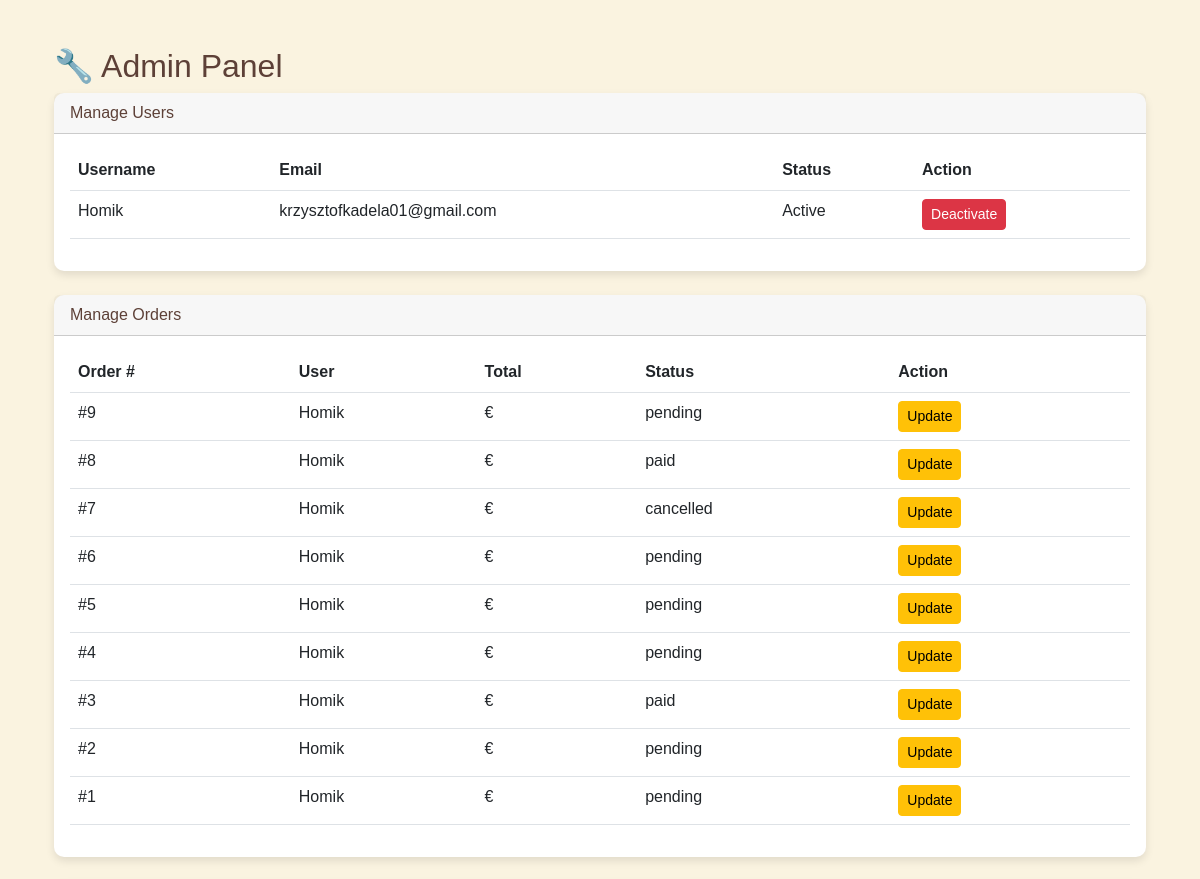
Page /users/profile/ (signed in, middle part) on the earlier database version.
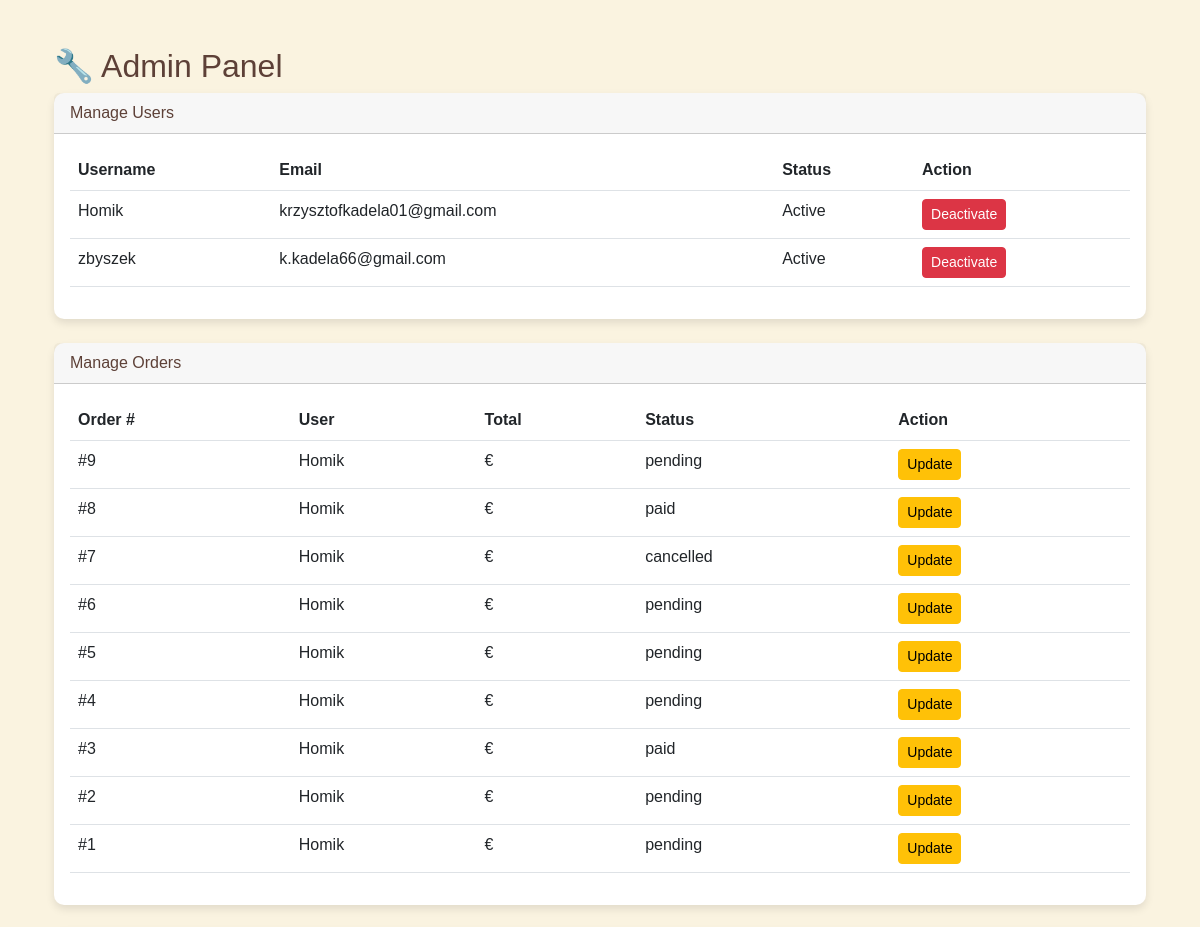
Same page on the later database version.
### users/models.py (models this page shows, shortened)
class CustomUser(AbstractUser):
    stripe_customer_id = models.CharField(max_length=50, blank=True, null=True, unique=True)
    shipping_full_name = models.CharField(max_length=100, blank=True, null=True)
    shipping_phone = models.CharField(max_length=20, blank=True, null=True)
    shipping_street_address1 = models.CharField(max_length=255, blank=True, null=True)
    shipping_street_address2 = models.CharField(max_length=255, blank=True, null=True)
    shipping_city = models.CharField(max_length=100, blank=True, null=True)
    shipping_postcode = models.CharField(max_length=20, blank=True, null=True)
    shipping_country = CountryField(blank_label="Select country", blank=True, null=True)
    billing_full_name = models.CharField(max_length=100, blank=True, null=True)
    billing_phone = models.CharField(max_length=20, blank=True, null=True)
    billing_street_address1 = models.CharField(max_length=255, blank=True, null=True)
    billing_street_address2 = models.CharField(max_length=255, blank=True, null=True)
    billing_city = models.CharField(max_length=100, blank=True, null=True)
    billing_postcode = models.CharField(max_length=20, blank=True, null=True)
    billing_country = CountryField(blank_label="Select country", blank=True, null=True)

### orders/models.py (models this page shows, shortened)
class Order(models.Model):
    ORDER_STATUS = [
        ("pending", "Pending"),
        ("paid", "Paid"),
        ("shipped", "Shipped"),
        ("delivered", "Delivered"),
        ("cancelled", "Cancelled"),
    ]
    user = models.ForeignKey(
        settings.AUTH_USER_MODEL,
        on_delete=models.SET_NULL,
        null=True,
        blank=True,
        related_name="orders"
    )
    order_number = models.CharField(max_length=32, null=False, editable=False, unique=True)
    full_name = models.CharField(max_length=50)
    email = models.EmailField(max_length=254)
    phone_number = models.CharField(max_length=20)
    country = models.CharField(max_length=40)
    postcode = models.CharField(max_length=20, null=True, blank=True)
    town_or_city = models.CharField(max_length=40)
    street_address1 = models.CharField(max_length=80)
    street_address2 = models.CharField(max_length=80, null=True, blank=True)
    county = models.CharField(max_length=80, null=True, blank=True)
    billing_full_name = models.CharField(max_length=50, blank=True, null=True)
    billing_phone_number = models.CharField(max_length=20, blank=True, null=True)
    billing_country = models.CharField(max_length=40, blank=True, null=True)
    billing_postcode = models.CharField(max_length=20, blank=True, null=True)
    billing_town_or_city = models.CharField(max_length=40, blank=True, null=True)
    billing_street_address1 = models.CharField(max_length=80, blank=True, null=True)
    billing_street_address2 = models.CharField(max_length=80, blank=True, null=True)
    billing_county = models.CharField(max_length=80, blank=True, null=True)
    delivery_date = models.DateField(null=True, blank=True)
    delivery_time = models.TimeField(null=True, blank=True)
    date = models.DateTimeField(auto_now_add=True)
    created_at = models.DateTimeField(auto_now_add=True)
    updated_at = models.DateTimeField(auto_now=True)
    status = models.CharField(
        max_length=20,
        choices=ORDER_STATUS,
        default="pending"
    )
    delivery_cost = models.DecimalField(max_digits=6, decimal_places=2, default=0)
    order_total = models.DecimalField(max_digits=10, decimal_places=2, default=0)
    grand_total = models.DecimalField(max_digits=10, decimal_places=2, default=0)

### users/views.py (the view)
# urls.py: path("profile/", user_profile, name="user_profile"),
@login_required
def user_profile(request):
    orders = Order.objects.filter(user=request.user).order_by("-created_at")
    context = {
        "user": request.user,
        "orders": orders,
    }
    if request.user.is_superuser:
        all_users = CustomUser.objects.all()
        all_orders = Order.objects.all().order_by("-created_at")
        all_products = Product.objects.all()
        context.update({
            "all_users": all_users,
            "all_orders": all_orders,
            "all_products": all_products,
        })
    return render(request, "users/profile.html", context)

### orders/context_processors.py (called while the page is built)
def cart_context(request):
    cart_items = 0
    cart_total_price = 0.0
    if request.user.is_authenticated:
        cart_items_qs = CartItem.objects.filter(user=request.user)
        cart_items = sum(item.quantity for item in cart_items_qs)
        cart_total_price = sum(item.line_total for item in cart_items_qs)
    else:
        session_cart = request.session.get("cart", {})
        cart_items = sum(item["quantity"] for item in session_cart.values())
        cart_total_price = sum(float(item["price"]) * int(item["quantity"]) for item in session_cart.values())
    return {"cart_items": cart_items, "cart_total_price": cart_total_price}

### orders/models.py (called while the page is built)
    @property
    def adjusted_price(self):
        SIZE_PRICE_ADJUSTMENT = {
            "Small": 0,
            "Large": 20,
            "X-large": 40
        }
        base_price = self.product.price or 0
        size_adjustment = SIZE_PRICE_ADJUSTMENT.get(self.size.name if self.size else "Small", 0)
        return base_price + size_adjustment

    @property
    def line_total(self):
        return (self.adjusted_price or 0) * self.quantity

### products/context_processors.py (called while the page is built)
def categories_context(request):
    return {
        'categories': Category.objects.all()
    }

### users/templates/users/profile.html (shortened to what this page needs)
{% extends "base.html" %}
{% block content %}
<div class="container">
    {% if user.is_superuser %}
    <h2 class="mt-5">🔧 Admin Panel</h2>
    <div class="card mb-4">
        <div class="card-header">Manage Users</div>
        <div class="card-body">
            <table class="table">
                <thead>
                    <tr>
                        <th>Username</th>
                        <th>Email</th>
                        <th>Status</th>
                        <th>Action</th>
                    </tr>
                </thead>
                <tbody>
                    {% for u in all_users %}
                    <tr>
                        <td>{{ u.username }}</td>
                        <td>{{ u.email }}</td>
                        <td>{% if u.is_active %}Active{% else %}Inactive{% endif %}</td>
                        <td>
                            <a href="{% url 'toggle_user_status' u.id %}"
                               class="btn btn-sm {% if u.is_active %}btn-danger{% else %}btn-success{% endif %}">
                                {% if u.is_active %}Deactivate{% else %}Activate{% endif %}
                            </a>
                        </td>
                    </tr>
                    {% endfor %}
                </tbody>
            </table>
        </div>
    </div>
    <div class="card mb-4">
        <div class="card-header">Manage Orders</div>
        <div class="card-body">
            <table class="table">
                <thead>
                    <tr>
                        <th>Order #</th>
                        <th>User</th>
                        <th>Total</th>
                        <th>Status</th>
                        <th>Action</th>
                    </tr>
                </thead>
                <tbody>
                    {% for order in all_orders %}
                    <tr>
                        <td>#{{ order.id }}</td>
                        <td>{{ order.user.username }}</td>
                        <td>€{{ order.total_price|floatformat:2 }}</td>
                        <td>{{ order.status }}</td>
                        <td>
                            <a href="{% url 'update_order_status' order.id %}" class="btn btn-sm btn-warning">Update</a>
                        </td>
                    </tr>
                    {% endfor %}
                </tbody>
            </table>
        </div>
    </div>
    {% endif %}
</div>
{% endblock %}

Differences in the rows shown:
added CustomUser: username "zbyszek", email "k.kadela66@gmail.com", is_active "Active"
